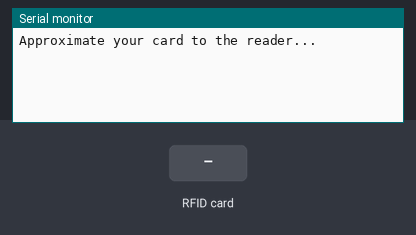
A sketch run on a simulated Arduino Uno, built with avr-gcc and run on an emulated ATmega328P. Shown: the last lines printed to the serial monitor. The inputs (shaded band) are chosen by the test bench.

Above: at 1.2 s.
1.3 s: RFID card 11 79 88 41 97 held to the reader
At 2.2 s:
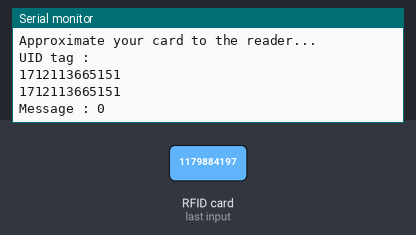
2.8 s: RFID card 5E 7A 19 C4 held to the reader
At 3.5 s:
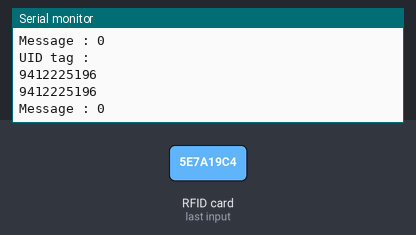

Measured:
- after the input at 1.3 s, the serial monitor: prints a new line at once (image 1)
- after the input at 2.8 s, the serial monitor: prints a new line at once (image 2)

The sketch:

rfid-tag-scan.ino
```cpp
/*
 *
 * All the resources for this project: https://www.hackster.io/Aritro
 * Modified by Aritro Mukherjee
 *
 *
 */

#include <SPI.h>
#include <MFRC522.h>

#define SS_PIN 10
#define RST_PIN 9
MFRC522 mfrc522(SS_PIN, RST_PIN);   // Create MFRC522 instance.

void setup()
{
  Serial.begin(9600);   // Initiate a serial communication
  SPI.begin();      // Initiate  SPI bus
  mfrc522.PCD_Init();   // Initiate MFRC522
  Serial.println("Approximate your card to the reader...");
  Serial.println();

}int m;
void loop()
{
  // Look for new cards
  if ( ! mfrc522.PICC_IsNewCardPresent())
return;
  if (! mfrc522.PICC_ReadCardSerial())
  return;
  Serial.println("UID tag :");
  String content= "";
  byte letter;
  for (byte i = 0; i < mfrc522.uid.size; i++)
  {
     //Serial.print(mfrc522.uid.uidByte[i] < 0x10 ? " 0" : " ");
     Serial.print(mfrc522.uid.uidByte[i], DEC);
    // content.concat(String(mfrc522.uid.uidByte[i] < 0x10 ? " 0" : " "));
     content.concat(String(mfrc522.uid.uidByte[i], DEC));
  }
  Serial.println();
  Serial.println(content.substring(0));
  Serial.print("Message : ");
  content.toUpperCase();
 if (content.substring(0) == "1179884197") //change here the UID of the card/cards that you want to give access
 {    Serial.println("Authorized access");
    m=0;
  }
  else if(content.substring(0)=="214556830")
  {  Serial.println(" Access denied");
  m=5;
  }else if(content.substring(0)=="17018679211")
  { Serial.println("kjk");
  m=1;
  }
  Serial.println(m);

}
```
